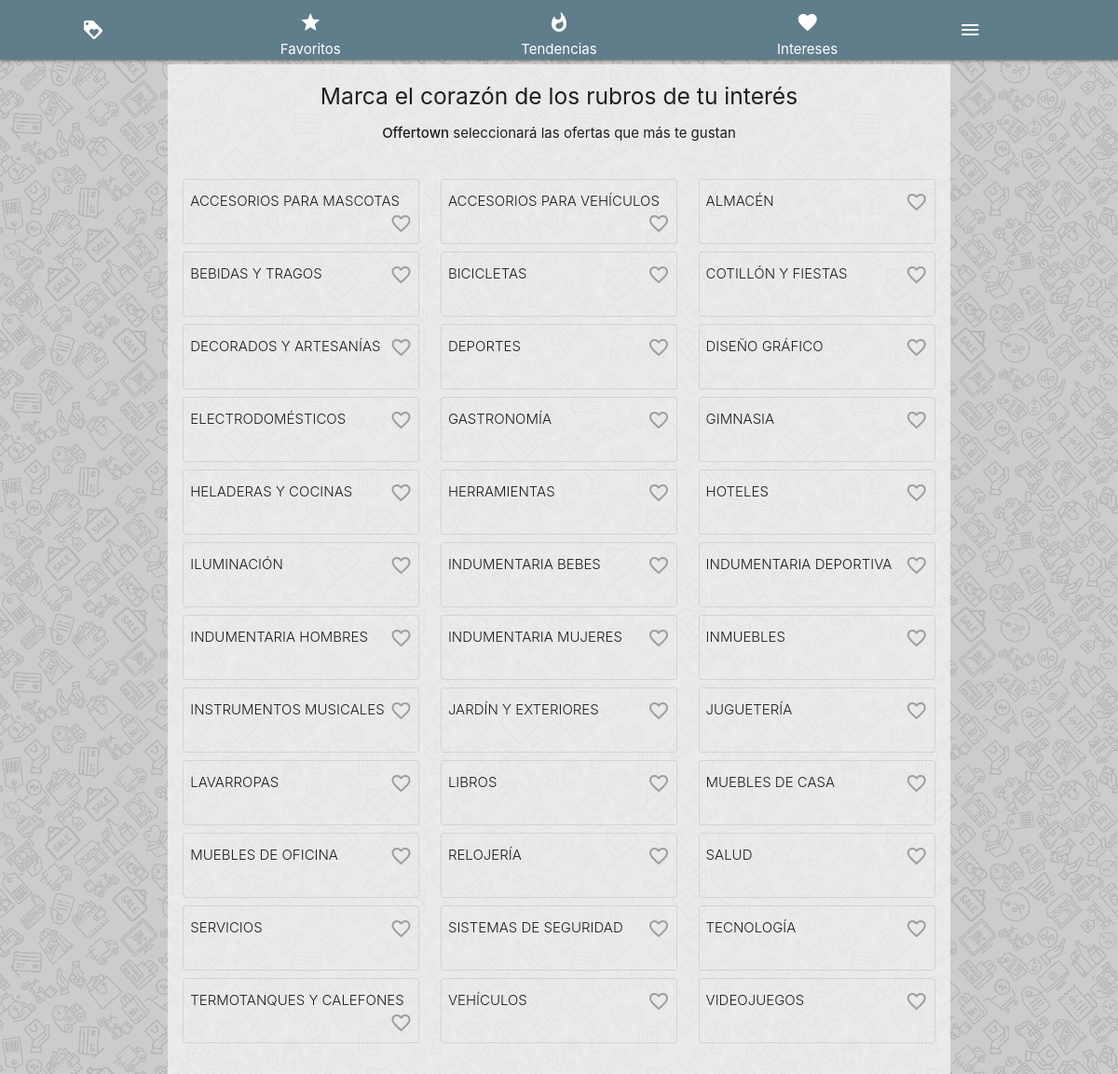
Screenshot of /set_intereses/ with the database file from the repository.
### app_ofertas/models.py (models this page shows, shortened)
class Rubro(models.Model):
	nombre = models.CharField(max_length = 30)
	imagen = models.FileField(upload_to='fotos_rubros', null=True,blank=True)
	def get_interesados(self):
		print("hola")
		usuarios = []
		for x in self.intereses.all():
			usuarios.append(x.usuario)
		return usuarios
	def __str__(self):
		return self.nombre
	class Meta:
		ordering = ['nombre']

### app_ofertas/views.py (the view)
# urls.py: path('set_intereses/', views.set_intereses, name='set_intereses'),
def set_intereses(request):
	rubros = Rubro.objects.all()
	template='intereses/seteo_intereses.html'
	context = {'rubros':rubros}
	return render(request,template,context)

### app_ofertas/templates/intereses/seteo_intereses.html (shortened to what this page needs)
{% extends "esquema.html" %}
{% block content %}
	<h5 class="center-align">Marca el corazón de los rubros de tu interés</h5>
	<p class="center-align"><strong>Offertown</strong> seleccionará las ofertas que más te gustan</p>
	<br>
	<div class="row">
	{% for r in rubros %}
			<div onclick="clickCorazon(this)" class="col s12 m4">
				<div class="caja-interes-set hoverable tooltipped" data-position="top" data-tooltip="Toca el corazón">
					<span class="btn-interes-list">{{r.nombre}}</span>
					<span class="btn-interes-icon">{% include 'rubro/interes_rubro.html' with rubro=r  %}</span>
				</div>
			</div>
	{% endfor %}
	</div>
{% endblock %}

### app_ofertas/templates/esquema.html (shortened to what this page needs)
{% load static from staticfiles %}
  <!DOCTYPE html>
  <html>
    <head>
      <link href="{% static 'css/material-icons.css' %}" rel="stylesheet">
      <link type="text/css" rel="stylesheet" href="{% static 'css/materialize.min.css' %}"  media="screen,projection"/>
      <link href="{% static 'css/style.css' %}" rel="stylesheet">
    </head>
    <body>
  <nav>
    <div class="nav-wrapper">
        <div class="row">
          <div class="col s2 center-align">
            <a href="#"><i class="material-icons">loyalty</i></a>
          </div>
          <div class="col s8">
            <div class="row">
              <div class="col s4">
                <a href="#" class="top-bar-button">
                  <div class=" icon-top-bar-button">
                    <i class="material-icons">star</i>
                  </div>
                  <div class="txt-top-bar-button truncate">Favoritos</div>
                </a>
              </div>
              <div class="col s4">
                <a href="#" class="top-bar-button">
                  <div class=" icon-top-bar-button">
                    <i class="material-icons">whatshot</i>
                  </div>
                  <div class="txt-top-bar-button truncate">Tendencias</div>
                </a>
              </div>
              <div class="col s4">
                <a href="#" class="top-bar-button">
                  <div class=" icon-top-bar-button">
                    <i class="material-icons">favorite</i>
                  </div>
                  <div class="txt-top-bar-button truncate">Intereses</div>
                </a>
              </div>
            </div>
          </div>
          <div class="col s2 center-align">
            <a href="#" data-target="slide-out" class="sidenav-trigger"><i class="material-icons">menu</i></a>
          </div>
        </div>
    </div>
  </nav>
  <div class="container">
      {% block content %}
      {% endblock %}
  </div>
    </body>
  </html>

### app_ofertas/templates/rubro/interes_rubro.html (shortened to what this page needs)
		{% if request.user.usuario in rubro.get_interesados %}
			<a onclick="toggleInteres(this)" data-id="{{rubro.id}}" class="cursor-pointer secondary-content"><i class="material-icons tooltipped grey-text" data-position="top" data-tooltip="Agregar {{ rubro }} a mis intereses">favorite</i></a>
		{% else %}
			<a onclick="toggleInteres(this)" data-id="{{rubro.id}}" class="cursor-pointer secondary-content"><i class="material-icons tooltipped grey-text" data-position="top" data-tooltip="Agregar {{ rubro }} a mis intereses">favorite_border</i></a>
		{% endif %}

### static/css/style.css (style rules this page uses)
body { background-image: url(../img/bk01.gif); background-repeat: repeat; background-size: 25%; }
.container { margin-top: 5px; background-color: rgba(245, 245, 245, 0.75); padding: 5px; }
.icon-top-bar-button { height: 3em; }
.icon-top-bar-button i { line-height: 2em!important; }
.txt-top-bar-button { line-height: 1em; }
.icon-top-bar-button, .txt-top-bar-button { text-align: center; }
.sidenav-trigger { display: block!important; }
.caja-interes-set { padding: 12px 7px; border-radius: 3px; border: solid 1px lightgray; font-weight: 300; margin-bottom: 8px; height: 70px; }
.cursor-pointer { cursor: pointer; }

### rows the page displays
Rubro: nombre "ACCESORIOS PARA MASCOTAS"
Rubro: nombre "ACCESORIOS PARA VEHÍCULOS"
Rubro: nombre "ALMACÉN"
Rubro: nombre "BEBIDAS Y TRAGOS"
Rubro: nombre "BICICLETAS"
Rubro: nombre "COTILLÓN Y FIESTAS"
Rubro: nombre "DECORADOS Y ARTESANÍAS"
Rubro: nombre "DEPORTES"
Rubro: nombre "DISEÑO GRÁFICO"
Rubro: nombre "ELECTRODOMÉSTICOS"
Rubro: nombre "GASTRONOMÍA"
Rubro: nombre "GIMNASIA"
Rubro: nombre "HELADERAS Y COCINAS"
Rubro: nombre "HERRAMIENTAS"
Rubro: nombre "HOTELES"
Rubro: nombre "ILUMINACIÓN"
Rubro: nombre "INDUMENTARIA BEBES"
Rubro: nombre "INDUMENTARIA DEPORTIVA"
Rubro: nombre "INDUMENTARIA HOMBRES"
Rubro: nombre "INDUMENTARIA MUJERES"
Rubro: nombre "INMUEBLES"
Rubro: nombre "INSTRUMENTOS MUSICALES"
Rubro: nombre "JARDÍN Y EXTERIORES"
Rubro: nombre "JUGUETERÍA"
Rubro: nombre "LAVARROPAS"
Rubro: nombre "LIBROS"
Rubro: nombre "MUEBLES DE CASA"
Rubro: nombre "MUEBLES DE OFICINA"
Rubro: nombre "RELOJERÍA"
Rubro: nombre "SALUD"
Rubro: nombre "SERVICIOS"
Rubro: nombre "SISTEMAS DE SEGURIDAD"
Rubro: nombre "TECNOLOGÍA"
Rubro: nombre "TERMOTANQUES Y CALEFONES"
Rubro: nombre "VEHÍCULOS"
Rubro: nombre "VIDEOJUEGOS"
